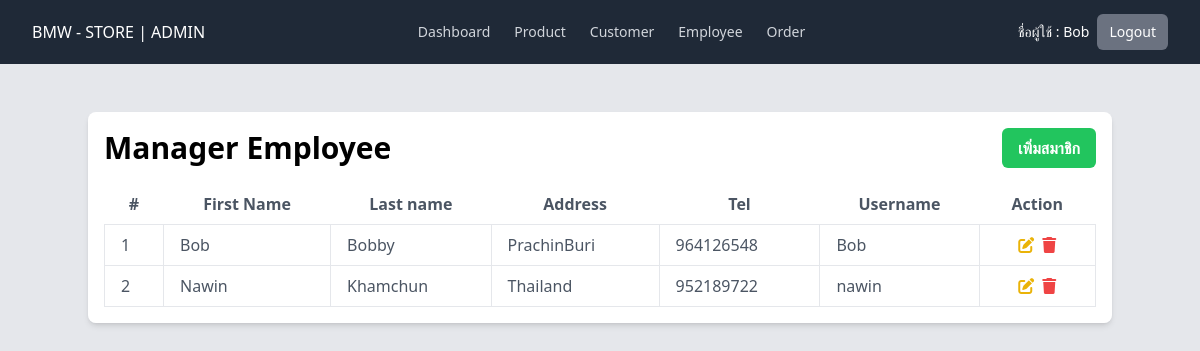
Page /admin/employee/index.php (signed in) on the committed database.
### tables this page shows
CREATE TABLE `employee` (
  `EmployeeID` int(11) NOT NULL,
  `fname` varchar(120) NOT NULL,
  `lname` varchar(120) NOT NULL,
  `address` text NOT NULL,
  `tel` int(11) NOT NULL,
  `username` varchar(60) NOT NULL,
  `password` varchar(120) NOT NULL
);

### admin/employee/index.php (the view, shortened to what this page needs)
<!DOCTYPE html>
<html lang="en">
</html>
<head>
    <?php include_once('./../../components/header.php'); ?>
</head>
<body class="bg-gray-200">
    <?php
    require_once ('./../../config/database.php');
    $queryStr = "SELECT * FROM employee";
    $result = $db->query($queryStr);
?>
    <?php include_once('./../../components/admin/menu.php'); ?>
    <div class="container mx-auto my-12">
        <div class="w-full overflow-hidden rounded-lg shadow-md">
            <div class="bg-white p-4">
                <div class="flex justify-between items-center mb-4">
                    <h3 class="text-3xl font-bold">Manager Employee</h3>
                    <a href="./add.php"
                        class="bg-green-500 hover:bg-green-600 text-white font-semibold py-2 px-4 rounded-md transition duration-300">
                        เพิ่มสมาชิก</a>
                </div>
                <div class="overflow-x-auto">
                    <table class="table-auto w-full">
                        <thead>
                            <tr>
                                <th class="px-4 py-2 text-gray-600 font-semibold">#</th>
                                <th class="px-4 py-2 text-gray-600 font-semibold">First Name</th>
                                <th class="px-4 py-2 text-gray-600 font-semibold">Last name</th>
                                <th class="px-4 py-2 text-gray-600 font-semibold">Address</th>
                                <th class="px-4 py-2 text-gray-600 font-semibold">Tel</th>
                                <th class="px-4 py-2 text-gray-600 font-semibold">Username</th>
                                <th class="px-4 py-2 text-gray-600 font-semibold text-center">Action</th>
                            </tr>
                        </thead>
                        <tbody class="text-gray-600">
                            <?php
            $i = 1;
            while ($row = $result->fetch_assoc()):
            ?>
                            <tr>
                                <td class="border px-4 py-2"><?php echo $i++; ?></td>
                                <td class="border px-4 py-2"><?php echo $row['fname']; ?></td>
                                <td class="border px-4 py-2"><?php echo $row['lname']; ?></td>
                                <td class="border px-4 py-2"><?php echo $row['address']; ?></td>
                                <td class="border px-4 py-2"><?php echo $row['tel']; ?></td>
                                <td class="border px-4 py-2"><?php echo $row['username']; ?></td>
                                <td class="border px-4 py-2 text-center">
                                    <div class="flex justify-center gap-2">
                                        <a href="./edit.php?id=<?php echo $row['EmployeeID']; ?>">
                                            <i class="fa-solid fa-pen-to-square text-yellow-500"></i>
                                        </a>
                                        <a onclick="alertConfirmDelete(<?php echo $row['EmployeeID']; ?>);">
                                            <i class="fa-solid fa-trash text-red-500"></i>
                                        </a>
                                    </div>
                                </td>
                            </tr>
                            <?php endwhile; ?>
                        </tbody>
                    </table>
                </div>
            </div>
        </div>
    </div>
</body>
</html>

### rows in the picture
employee: fname "Bob", lname "Bobby", address "PrachinBuri", tel "964126548", username "Bob"
employee: fname "Nawin", lname "Khamchun", address "Thailand", tel "952189722", username "nawin"

### other values in the picture
$_SESSION['firstname'] "Bob"
